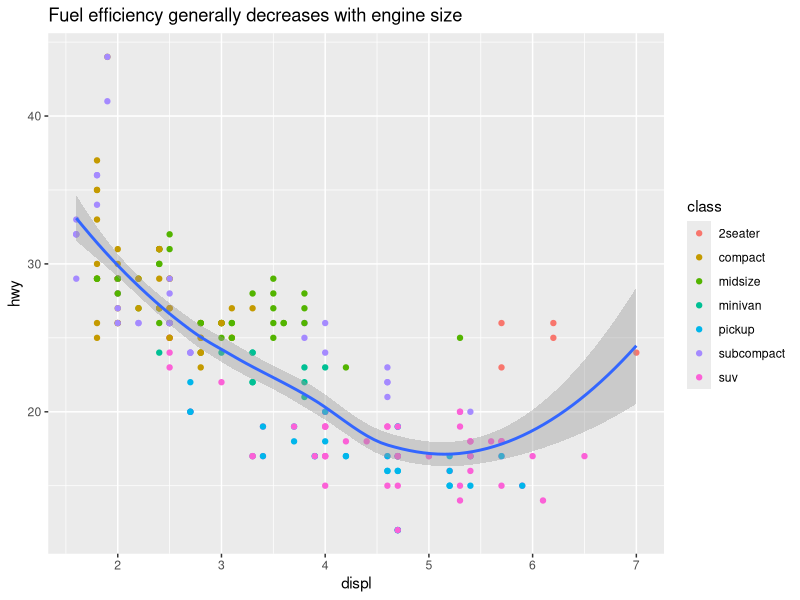
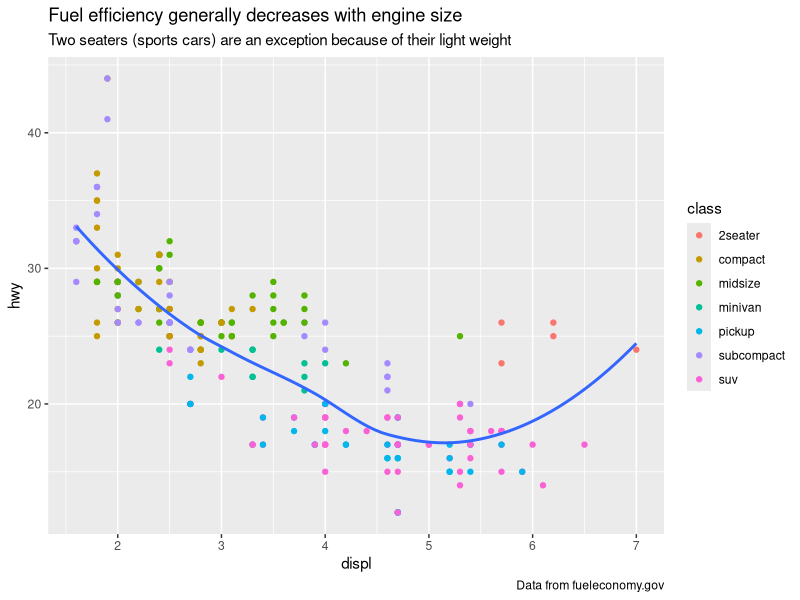
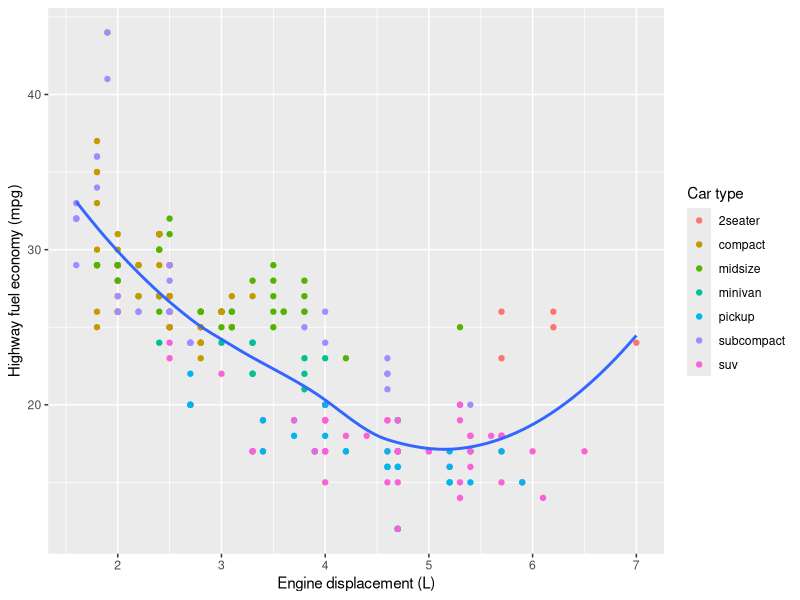
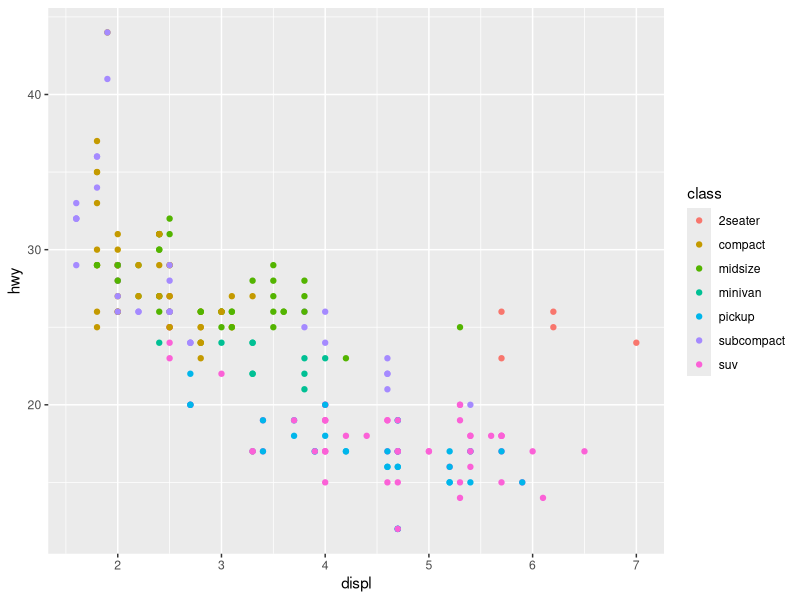

Here is the R script that generated these plots, in order: (Note: this script raises an error after producing the figures.)
## ---- chunk 1
knitr::opts_chunk$set(echo = TRUE)
## ---- chunk 2
library("tidyverse")
## ---- chunk 3
data(mpg)
## ---- chunk 4
head(mpg)
glimpse(mpg)
summary(mpg)
## ---- chunk 5
#Title
ggplot(mpg, aes(displ, hwy)) +
  geom_point(aes(color = class)) +
  geom_smooth(se.e = FALSE) +
  labs(title = "Fuel efficiency generally decreases with engine size")
## ---- chunk 6
ggplot(mpg, aes(displ, hwy)) +
  geom_point(aes(color = class)) +
  geom_smooth(se = FALSE) +
  labs(
    title = "Fuel efficiency generally decreases with engine size",
    subtitle = "Two seaters (sports cars) are an exception because of their light weight",
    caption = "Data from fueleconomy.gov"
  )
## ---- chunk 7
ggplot(mpg, aes(displ, hwy)) +
  geom_point(aes(colour = class)) +
  geom_smooth(se = FALSE) +
  labs(
    x = "Engine displacement (L)",
    y = "Highway fuel economy (mpg)",
    colour = "Car type"
  )
## ---- chunk 8
ggplot(mpg, aes(displ, hwy)) +
  geom_point(aes(colour = class))
## ---- chunk 9
?scale_x_continuous() 

ggplot(mpg, aes(displ, hwy)) +
  geom_point(aes(colour = class)) +
  scale_x_continuous(limits = c(3,6)) +
  scale_y_continuous(limits = c(10,30)) +
  scale_colour_discrete()
## ---- chunk 10
ggplot(mpg, aes(displ, hwy)) +
  geom_point() +
  scale_y_continuous(breaks = seq(15, 40, by = 5))
## ---- chunk 11
ggplot(mpg, aes(displ, hwy)) +
  geom_point() +
  scale_x_continuous(labels = NULL) +
  scale_y_continuous(labels = NULL)
## ---- chunk 12
base <- ggplot(mpg, aes(displ, hwy)) +
  geom_point(aes(colour = class))

base + theme(legend.position = "left")
base + theme(legend.position = "top")
base + theme(legend.position = "bottom")
base + theme(legend.position = "right") # the default
base + theme(legend.position = "none") #if want to remove the legend
## ---- chunk 13
ggplot(diamonds, aes(carat, price)) +
  geom_bin2d() + 
  scale_x_log10() + 
  scale_y_log10()
## ---- chunk 14
ggplot(mpg, aes(displ, hwy)) +
  geom_point(aes(color = drv))

ggplot(mpg, aes(displ, hwy)) +
  geom_point(aes(color = drv)) +
  scale_colour_brewer(palette = "Set1") #this changes the colour scale from the previous ggplot
## ---- chunk 15
ggplot(mpg, aes(displ, hwy)) +
  geom_point(aes(color = drv, shape = drv)) +
  scale_colour_brewer(palette = "Set1")
## ---- chunk 16
presidential %>%
  mutate(id = 33 + row_number()) %>%
  ggplot(aes(start, id, colour = party)) +
    geom_point() +
    geom_segment(aes(xend = end, yend = id)) +
    scale_colour_manual(values = c(Republican = "red", Democratic = "blue"))
## ---- chunk 17
library("viridis")
library("hexbin")

df <- tibble( # note we're just making a fake dataset so we can plot it
  x = rnorm(10000),
  y = rnorm(10000)
)
ggplot(df, aes(x, y)) +
  geom_hex() + # a new geom!
  coord_fixed()

ggplot(df, aes(x, y)) +
  geom_hex() +
  viridis::scale_fill_viridis() +
  coord_fixed() #woahh this is cool
## ---- chunk 18
ggplot(mpg, aes(displ, hwy)) +
  geom_point(aes(color = class)) +
  geom_smooth(se = FALSE) +
  theme_bw()
## ---- chunk 19
ggplot(mpg, aes(displ, hwy)) +
  geom_point(aes(color = class)) +
  geom_smooth(se = FALSE) +
  theme_light()
## ---- chunk 20
ggplot(mpg, aes(displ, hwy)) +
  geom_point(aes(color = class)) +
  geom_smooth(se = FALSE) +
  theme_classic()
## ---- chunk 21
ggplot(mpg, aes(displ, hwy)) +
  geom_point(aes(color = class)) +
  geom_smooth(se = FALSE) +
  theme_dark()
## ---- chunk 22
ggplot(mpg, aes(displ, hwy)) + geom_point()

ggsave("my-plot.pdf")
#> Saving 7 x 4.32 in image
